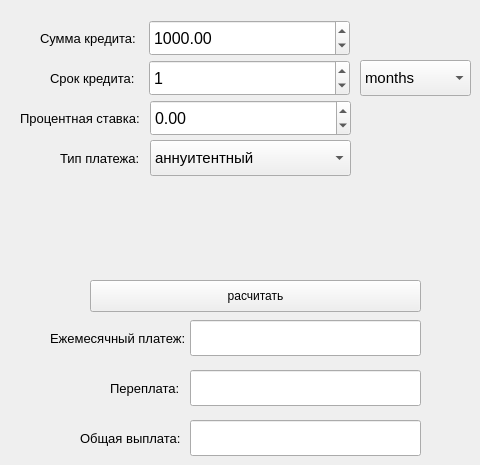
    <widget class="QWidget" name="tab_2">
     <attribute name="title">
      <string>Credit calculator</string>
     </attribute>
     <widget class="QLabel" name="label">
      <property name="geometry">
       <rect>
        <x>40</x>
        <y>30</y>
        <width>101</width>
        <height>16</height>
       </rect>
      </property>
      <property name="font">
       <font>
        <pointsize>10</pointsize>
       </font>
      </property>
      <property name="text">
       <string>Сумма кредита:</string>
      </property>
     </widget>
     <widget class="QLabel" name="label_3">
      <property name="geometry">
       <rect>
        <x>50</x>
        <y>70</y>
        <width>91</width>
        <height>16</height>
       </rect>
      </property>
      <property name="font">
       <font>
        <pointsize>10</pointsize>
       </font>
      </property>
      <property name="text">
       <string>Срок кредита:</string>
      </property>
     </widget>
     <widget class="QSpinBox" name="spinBox_creditTime">
      <property name="geometry">
       <rect>
        <x>149</x>
        <y>60</y>
        <width>201</width>
        <height>36</height>
       </rect>
      </property>
      <property name="font">
       <font>
        <pointsize>12</pointsize>
       </font>
      </property>
      <property name="value">
       <number>1</number>
      </property>
     </widget>
     <widget class="QDoubleSpinBox" name="doubleSpinBox_creditSum">
      <property name="geometry">
       <rect>
        <x>149</x>
        <y>20</y>
        <width>201</width>
        <height>36</height>
       </rect>
      </property>
      <property name="font">
       <font>
        <pointsize>12</pointsize>
       </font>
      </property>
      <property name="maximum">
       <double>9999999999.000000000000000</double>
      </property>
      <property name="value">
       <double>1000.000000000000000</double>
      </property>
     </widget>
     <widget class="QComboBox" name="comboBox_yearOrmonth">
      <property name="geometry">
       <rect>
        <x>360</x>
        <y>60</y>
        <width>111</width>
        <height>36</height>
       </rect>
      </property>
      <property name="font">
       <font>
        <pointsize>11</pointsize>
       </font>
      </property>
      <item>
       <property name="text">
        <string>months</string>
       </property>
      </item>
      <item>
       <property name="text">
        <string>years</string>
       </property>
      </item>
     </widget>
     <widget class="QLabel" name="label_5">
      <property name="geometry">
       <rect>
        <x>20</x>
        <y>110</y>
        <width>121</width>
        <height>16</height>
       </rect>
      </property>
      <property name="font">
       <font>
        <pointsize>10</pointsize>
       </font>
      </property>
      <property name="text">
       <string>Процентная ставка:</string>
      </property>
     </widget>
     <widget class="QDoubleSpinBox" name="doubleSpinBox_interestRate">
      <property name="geometry">
       <rect>
        <x>150</x>
        <y>100</y>
        <width>201</width>
        <height>36</height>
       </rect>
      </property>
      <property name="font">
       <font>
        <pointsize>12</pointsize>
       </font>
      </property>
      <property name="minimum">
       <double>-10.000000000000000</double>
      </property>
      <property name="maximum">
       <double>999.990000000000009</double>
      </property>
      <property name="singleStep">
       <double>0.100000000000000</double>
      </property>
     </widget>
     <widget class="QLabel" name="label_6">
      <property name="geometry">
       <rect>
        <x>60</x>
        <y>150</y>
        <width>81</width>
        <height>16</height>
       </rect>
      </property>
      <property name="font">
       <font>
        <pointsize>10</pointsize>
       </font>
      </property>
      <property name="text">
       <string>Тип платежа:</string>
      </property>
     </widget>
     <widget class="QComboBox" name="comboBox_paymentType">
      <property name="geometry">
       <rect>
        <x>150</x>
        <y>140</y>
        <width>201</width>
        <height>36</height>
       </rect>
      </property>
      <property name="font">
       <font>
        <pointsize>11</pointsize>
       </font>
      </property>
      <item>
       <property name="text">
        <string>аннуитентный</string>
       </property>
      </item>
      <item>
       <property name="text">
        <string>дифференцированный</string>
       </property>
      </item>
     </widget>
     <widget class="QPushButton" name="pushButtonCalculateCredit">
      <property name="geometry">
       <rect>
        <x>90</x>
        <y>280</y>
        <width>331</width>
        <height>32</height>
       </rect>
      </property>
      <property name="text">
       <string>расчитать</string>
      </property>
     </widget>
     <widget class="QLineEdit" name="lineEditMonthlyPayout">
      <property name="geometry">
       <rect>
        <x>190</x>
        <y>320</y>
        <width>231</width>
        <height>36</height>
       </rect>
      </property>
     </widget>
     <widget class="QLabel" name="label_9">
      <property name="geometry">
       <rect>
        <x>50</x>
        <y>330</y>
        <width>141</width>
        <height>16</height>
       </rect>
      </property>
      <property name="font">
       <font>
        <pointsize>10</pointsize>
       </font>
      </property>
      <property name="text">
       <string>Ежемесячный платеж:</string>
      </property>
     </widget>
     <widget class="QLineEdit" name="lineEditOverPayment">
      <property name="geometry">
       <rect>
        <x>190</x>
        <y>370</y>
        <width>231</width>
        <height>36</height>
       </rect>
      </property>
     </widget>
     <widget class="QLabel" name="label_15">
      <property name="geometry">
       <rect>
        <x>110</x>
        <y>380</y>
        <width>71</width>
        <height>16</height>
       </rect>
      </property>
      <property name="font">
       <font>
        <pointsize>10</pointsize>
       </font>
      </property>
      <property name="text">
       <string>Переплата:</string>
      </property>
     </widget>
     <widget class="QLabel" name="label_16">
      <property name="geometry">
       <rect>
        <x>80</x>
        <y>430</y>
        <width>101</width>
        <height>16</height>
       </rect>
      </property>
      <property name="font">
       <font>
        <pointsize>10</pointsize>
       </font>
      </property>
      <property name="text">
       <string>Общая выплата:</string>
      </property>
     </widget>
     <widget class="QLineEdit" name="lineEditTotalPayment">
      <property name="geometry">
       <rect>
        <x>190</x>
        <y>420</y>
        <width>231</width>
        <height>36</height>
       </rect>
      </property>
     </widget>
    </widget>
